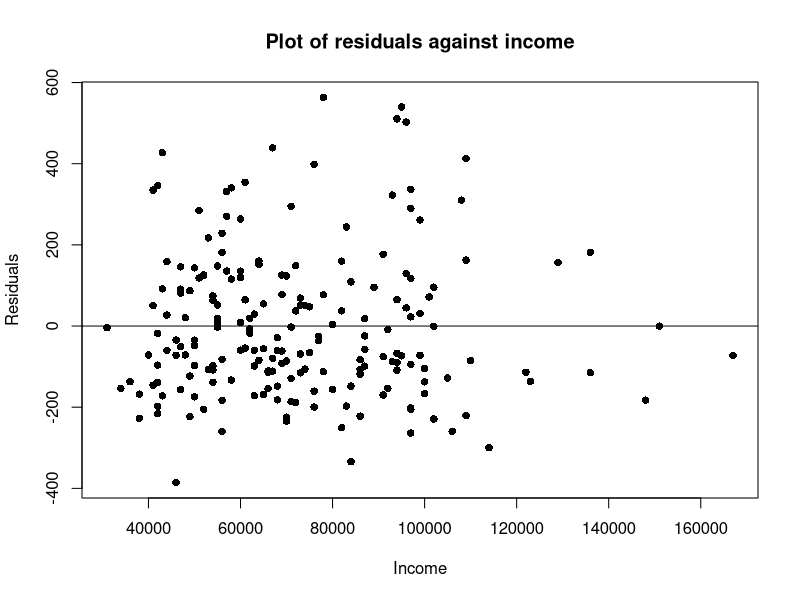
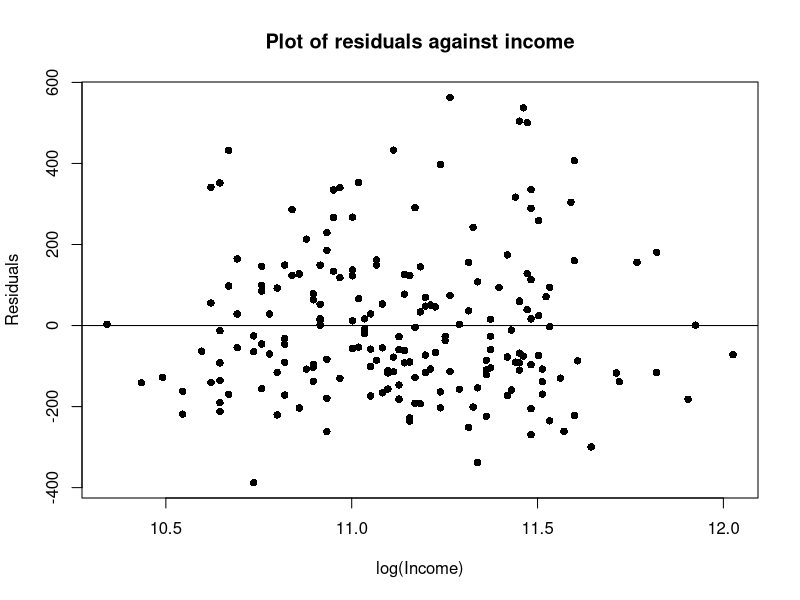
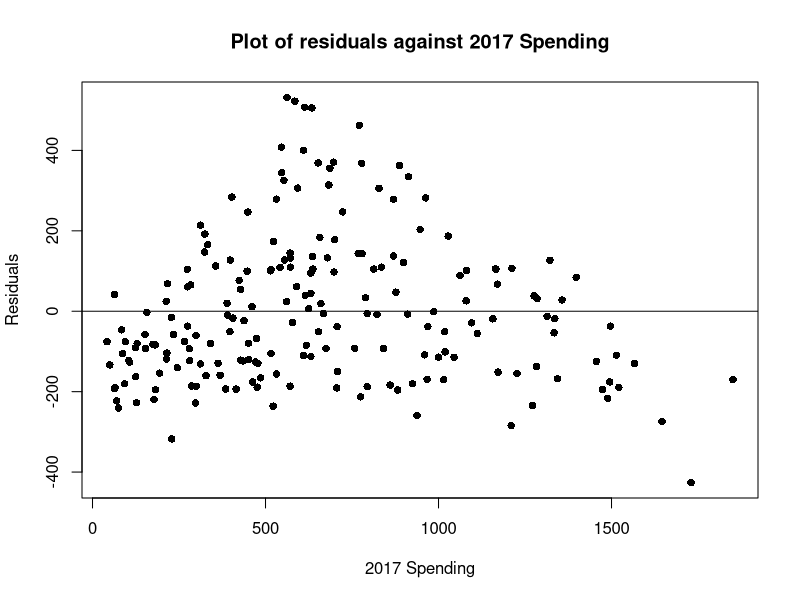
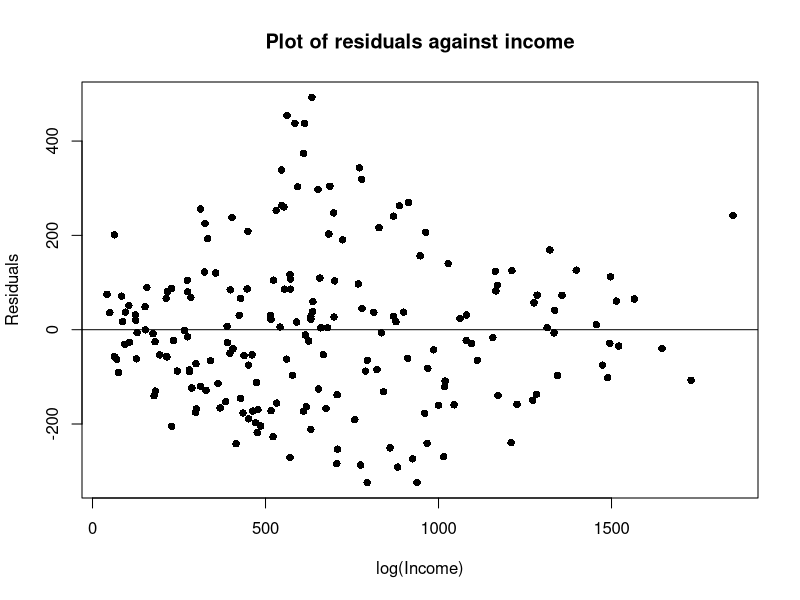
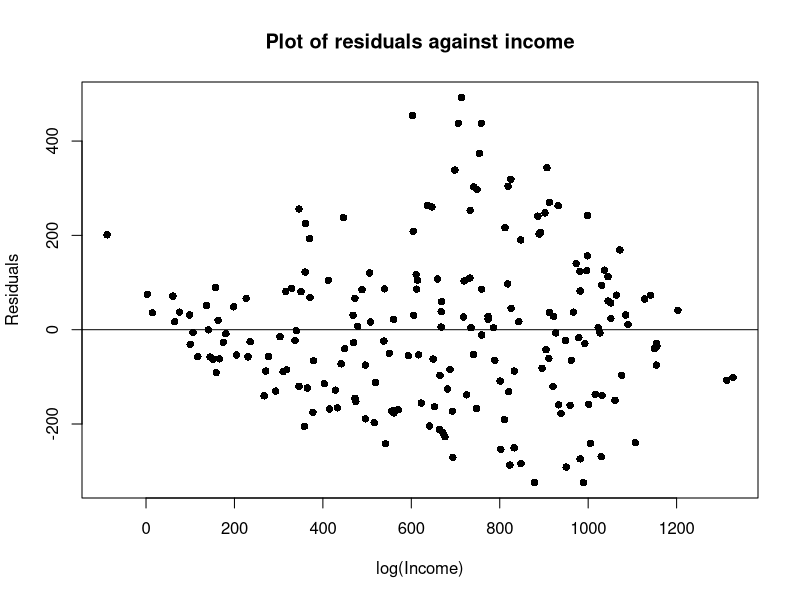

These figures' R source, in order: (Note: this script raises an error after producing the figures.)
Customers <- read.csv("Recitations/Recitation 12/Customers.csv")
View(Customers)
#Form as good of a model as possible that can predict Spending in 2018.

#Start with Sex, Race, College, HouseholdSize, 
#Income, Spending2017, Satisfaction, Channel, and three interaction terms:
#Income*Spending2017, Satisfaction*Spending2017, College*Spending2017

mod1 = lm(Spending2018 ~ Sex + Race + College + HouseholdSize +
            Income + Spending2017 + College + Satisfaction + Channel +
            I(Income*Spending2017) + Satisfaction*Spending2017 +
            College*Spending2017,
          data = Customers)

#Look at summary
summary(mod1)

#Adjusted R-Squared: 0.7058

#Things that look important:
#Spending 2017, Race.
#Things that don't: Channel, Household size, Income*Spending2017


#Fit another model removing Channel, Household Size, and Income*Spending2017
mod2 = lm(Spending2018 ~ Sex + Race + College + 
            Income + Spending2017 + Satisfaction +
            Satisfaction*Spending2017 + College*Spending2017  ,
          data = Customers)

summary(mod2)

#Adjusted R-Squared: 0.713.  Better than Model 1.
#Next candidates for removal:  Satisfaction, Spending2017*Satisfaction, Income

#Try a residual plot: We know that incomes tend to be right-skewed
#Do we see this here?

plot(Customers$Income, mod2$residuals, xlab = "Income", ylab = "Residuals", 
     main = "Plot of residuals against income", pch = 16)
abline(0,0)

#There may be some heteroskedasticity: Residuals get smaller as incomes get bigger
#What happens if we replace income with log(income)?

mod3 = lm(Spending2018 ~ Sex + Race + College + 
            I(log(Income)) +Spending2017 + Satisfaction +
            Satisfaction*Spending2017 + College*Spending2017,
          data = Customers)

summary(mod3)

#Adjusted R-Squared: 0.7135, provides a better fit
#Let's check the residual plot

plot(log(Customers$Income), mod3$residuals, xlab = "log(Income)", ylab = "Residuals", 
     main = "Plot of residuals against income", pch = 16)
abline(0,0)

#Plot looks slightly better!

#What happens if we remove satisfaction and Spending2017*Satisfaction from the model?
mod4 = lm(Spending2018 ~ Sex + Race + College + 
            I(log(Income)) + Spending2017 + College*Spending2017,
          data = Customers)

summary(mod4)

#Adjusted R-Squared: 0.7165.  Slightly better model!

#What happens if we remove log Income?
mod5 = lm(Spending2018 ~ Sex + Race + College + Spending2017 + College*Spending2017,
          data = Customers)

summary(mod5)

#Adjusted R-Squared: 0.7159.  Slightly worse model!

#Now check residuals for model misspecification

#Perform a residual plot of residuals against Spending2017
plot(Customers$Spending2017, mod4$residuals, xlab = "2017 Spending", ylab = "Residuals", 
     main = "Plot of residuals against 2017 Spending", pch = 16)
abline(0,0)

#Looks like a quadratic trend.  What happens if we add in Spending Squared?
mod6 = lm(Spending2018 ~ Sex + Race + Spending2017 + I(Spending2017^2) + 
            +  I(log(Income))  + College +  College*Spending2017,
          data = Customers)

summary(mod6)
#R-Squared: 0.7773.  A much better model.  

#Let's consider removing log(Income) again now that we have Spending^2 in the model
mod7 = lm(Spending2018 ~ Sex + Race + Spending2017 + I(Spending2017^2) + 
            + College +  College*Spending2017,
          data = Customers)

summary(mod7)
#R-Squared: 0.7784.  A slightly better fit.

#Finally, let's see what happens when we remove Sex from our model
mod8 = lm(Spending2018 ~ Race + Spending2017 + I(Spending2017^2) + 
            + College +  College*Spending2017,
          data = Customers)

summary(mod8)
#R-Squared: 0.7786.  A slightly better fit.


#Let's check residuals against 2017 spending and against fitted values.
plot(Customers$Spending2017, mod8$residuals, pch = 16, xlab = "log(Income)", ylab = "Residuals", 
     main = "Plot of residuals against income")
abline(0,0)

plot(mod8$fitted.values, mod8$residuals, pch = 16, xlab = "log(Income)", ylab = "Residuals", 
     main = "Plot of residuals against income")
abline(0,0)

#Not perfect, but much better.


#Model 2018 spending on Race, being college educated, 
#how much you spent in 2017, College by Spending2017 interaction, 
#and the square of 2017 spending.

#Note: Baseline category for Race is American Indian
table(Customers$Race)

CustomersPred <- read.csv("Recitations/Recitation 12/CustomersPred.csv")

#Predict 2018 spending on the 5 customers in the CustomersPred.csv dataset
mypredsbetter = predict(mod8, CustomersPred)
CustomersPred$pred2018SpendingImproved = mypredsbetter
View(CustomersPred)

#Regression

#First model
mylm1 = lm(Income ~ Hours + Hot + Holiday, 
           data = icecream)
summary(mylm1)

#With interaction terms
mylm2 = lm(Income ~ Hours + Hot + Holiday + Hours*Hot + Hours*Holiday + Hot*Holiday, 
           data = icecream)
summary(mylm2)

#With interaction terms
mylm3 = lm(Price ~ Sqft + Baths + Col, 
           data = Arlington)
summary(mylm3)

#With interaction terms
mylm4 = lm(Price ~ Sqft + Baths + Col + Sqft*Col + Sqft*Baths + Col*Baths, 
           data = Arlington)
summary(mylm4)

#Predicting price of a house with 2400 square feet, 3 bathrooms, built during the 
#Colonial period
mylm4$coefficients[1] + mylm4$coefficients[2]*2400 + mylm4$coefficients[3]*3 + 
  mylm4$coefficients[4]*1+ mylm4$coefficients[5]*2400*1 + 
  mylm4$coefficients[6]*2400*3 + mylm4$coefficients[7]*1*3
